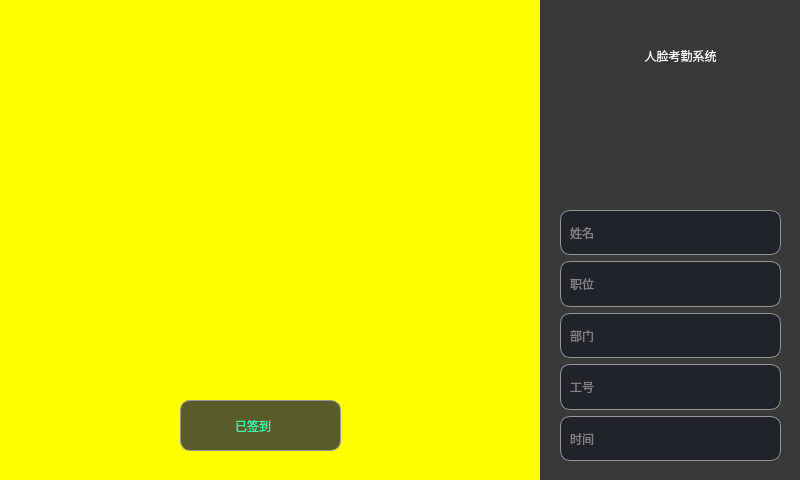
<?xml version="1.0" encoding="UTF-8"?>
<ui version="4.0">
 <class>AttendanceClient</class>
 <widget class="QMainWindow" name="AttendanceClient">
  <property name="geometry">
   <rect>
    <x>0</x>
    <y>0</y>
    <width>800</width>
    <height>480</height>
   </rect>
  </property>
  <property name="windowTitle">
   <string>AttendanceClient</string>
  </property>
  <property name="styleSheet">
   <string notr="true">QLabel{
font: 10pt &quot;微软雅黑&quot;;
}
QMainWindow{
background-color: rgba(49, 49, 49,0.8);
}


QGroupBox{
	border:1px solid #969696;
	border-radius:10px;
	background-color: rgb(32, 35, 42);
}
QPushButton#pushButton{
border:none;
color: rgb(254, 254, 254);
border-bottom:1px solid rgb(254, 254, 255);
}
QPushButton#pushButton:pressed{
	
	color:#00aaff;
border-bottom:1px solid  #00aaff;
}</string>
  </property>
  <widget class="QWidget" name="centralwidget">
   <widget class="QLabel" name="label_12">
    <property name="geometry">
     <rect>
      <x>600</x>
      <y>40</y>
      <width>161</width>
      <height>31</height>
     </rect>
    </property>
    <property name="styleSheet">
     <string notr="true">color: rgb(254, 254, 254);
font: 15pt &quot;微软雅黑&quot;;

</string>
    </property>
    <property name="text">
     <string>人脸考勤系统</string>
    </property>
    <property name="alignment">
     <set>Qt::AlignCenter</set>
    </property>
   </widget>
   <widget class="QLabel" name="headimg">
    <property name="geometry">
     <rect>
      <x>630</x>
      <y>90</y>
      <width>100</width>
      <height>100</height>
     </rect>
    </property>
    <property name="styleSheet">
     <string notr="true">border:none;
border-radius:50px;

border-image: url(:/image/head.png);</string>
    </property>
    <property name="text">
     <string/>
    </property>
   </widget>
   <widget class="QLabel" name="looplab">
    <property name="geometry">
     <rect>
      <x>270</x>
      <y>80</y>
      <width>151</width>
      <height>121</height>
     </rect>
    </property>
    <property name="styleSheet">
     <string notr="true">image: url(:/image/LOOP.png);
color: rgb(24, 236, 193);
font:25px;</string>
    </property>
    <property name="text">
     <string/>
    </property>
    <property name="alignment">
     <set>Qt::AlignCenter</set>
    </property>
   </widget>
   <widget class="QWidget" name="layoutWidget">
    <property name="geometry">
     <rect>
      <x>560</x>
      <y>210</y>
      <width>221</width>
      <height>251</height>
     </rect>
    </property>
    <layout class="QVBoxLayout" name="verticalLayout">
     <item>
      <widget class="QGroupBox" name="groupBox">
       <property name="title">
        <string/>
       </property>
       <layout class="QHBoxLayout" name="horizontalLayout" stretch="2,5">
        <item>
         <widget class="QLabel" name="label_8">
          <property name="styleSheet">
           <string notr="true">color: rgb(128, 129, 131);
</string>
          </property>
          <property name="text">
           <string>姓名</string>
          </property>
         </widget>
        </item>
        <item>
         <widget class="QLabel" name="namelab">
          <property name="styleSheet">
           <string notr="true">color: rgb(254, 254, 254);</string>
          </property>
          <property name="text">
           <string/>
          </property>
          <property name="alignment">
           <set>Qt::AlignLeading|Qt::AlignLeft|Qt::AlignVCenter</set>
          </property>
         </widget>
        </item>
       </layout>
      </widget>
     </item>
     <item>
      <widget class="QGroupBox" name="groupBox_2">
       <property name="title">
        <string/>
       </property>
       <layout class="QHBoxLayout" name="horizontalLayout_2" stretch="2,5">
        <item>
         <widget class="QLabel" name="label_9">
          <property name="styleSheet">
           <string notr="true">color: rgb(128, 129, 131);
</string>
          </property>
          <property name="text">
           <string>职位</string>
          </property>
         </widget>
        </item>
        <item>
         <widget class="QLabel" name="zhiweilab">
          <property name="styleSheet">
           <string notr="true">color: rgb(254, 254, 254);</string>
          </property>
          <property name="text">
           <string/>
          </property>
          <property name="alignment">
           <set>Qt::AlignLeading|Qt::AlignLeft|Qt::AlignVCenter</set>
          </property>
         </widget>
        </item>
       </layout>
      </widget>
     </item>
     <item>
      <widget class="QGroupBox" name="groupBox_3">
       <property name="title">
        <string/>
       </property>
       <layout class="QHBoxLayout" name="horizontalLayout_3" stretch="2,5">
        <item>
         <widget class="QLabel" name="label_10">
          <property name="styleSheet">
           <string notr="true">color: rgb(128, 129, 131);
</string>
          </property>
          <property name="text">
           <string>部门</string>
          </property>
         </widget>
        </item>
        <item>
         <widget class="QLabel" name="bumenlab">
          <property name="styleSheet">
           <string notr="true">color: rgb(254, 254, 254);</string>
          </property>
          <property name="text">
           <string/>
          </property>
          <property name="alignment">
           <set>Qt::AlignLeading|Qt::AlignLeft|Qt::AlignVCenter</set>
          </property>
         </widget>
        </item>
       </layout>
      </widget>
     </item>
     <item>
      <widget class="QGroupBox" name="groupBox_4">
       <property name="title">
        <string/>
       </property>
       <layout class="QHBoxLayout" name="horizontalLayout_4" stretch="2,5">
        <item>
         <widget class="QLabel" name="label_11">
          <property name="styleSheet">
           <string notr="true">color: rgb(128, 129, 131);
</string>
          </property>
          <property name="text">
           <string>工号</string>
          </property>
         </widget>
        </item>
        <item>
         <widget class="QLabel" name="numlab">
          <property name="styleSheet">
           <string notr="true">color: rgb(254, 254, 254);</string>
          </property>
          <property name="text">
           <string/>
          </property>
          <property name="alignment">
           <set>Qt::AlignLeading|Qt::AlignLeft|Qt::AlignVCenter</set>
          </property>
         </widget>
        </item>
       </layout>
      </widget>
     </item>
     <item>
      <widget class="QGroupBox" name="groupBox_6">
       <property name="title">
        <string/>
       </property>
       <layout class="QHBoxLayout" name="horizontalLayout_6" stretch="2,5">
        <item>
         <widget class="QLabel" name="label_16">
          <property name="styleSheet">
           <string notr="true">color: rgb(128, 129, 131);
</string>
          </property>
          <property name="text">
           <string>时间</string>
          </property>
         </widget>
        </item>
        <item>
         <widget class="QLabel" name="timelab">
          <property name="styleSheet">
           <string notr="true">color: rgb(254, 254, 254);
</string>
          </property>
          <property name="text">
           <string/>
          </property>
         </widget>
        </item>
       </layout>
      </widget>
     </item>
    </layout>
   </widget>
   <widget class="QLabel" name="label">
    <property name="geometry">
     <rect>
      <x>0</x>
      <y>0</y>
      <width>540</width>
      <height>480</height>
     </rect>
    </property>
    <property name="styleSheet">
     <string notr="true">background-color: rgb(255, 255, 0);


</string>
    </property>
    <property name="text">
     <string/>
    </property>
   </widget>
   <widget class="QGroupBox" name="infoBox">
    <property name="geometry">
     <rect>
      <x>180</x>
      <y>400</y>
      <width>161</width>
      <height>51</height>
     </rect>
    </property>
    <property name="styleSheet">
     <string notr="true">
background-color: rgba(49, 50, 54,0.8);
</string>
    </property>
    <property name="title">
     <string/>
    </property>
    <layout class="QHBoxLayout" name="horizontalLayout_5" stretch="2,5">
     <item>
      <widget class="QLabel" name="label_14">
       <property name="styleSheet">
        <string notr="true">image: url(:/image/OK.png);
background-color: rgba(49, 50, 54,0);</string>
       </property>
       <property name="text">
        <string/>
       </property>
       <property name="alignment">
        <set>Qt::AlignRight|Qt::AlignTrailing|Qt::AlignVCenter</set>
       </property>
      </widget>
     </item>
     <item>
      <widget class="QLabel" name="qiandaolab">
       <property name="styleSheet">
        <string notr="true">background-color: rgba(49, 50, 54,0);
color: rgb(56, 254, 170);

</string>
       </property>
       <property name="text">
        <string>已签到</string>
       </property>
       <property name="alignment">
        <set>Qt::AlignLeading|Qt::AlignLeft|Qt::AlignVCenter</set>
       </property>
      </widget>
     </item>
    </layout>
   </widget>
   <zorder>label_12</zorder>
   <zorder>headimg</zorder>
   <zorder>layoutWidget</zorder>
   <zorder>label</zorder>
   <zorder>infoBox</zorder>
   <zorder>looplab</zorder>
  </widget>
 </widget>
 <resources/>
 <connections/>
</ui>
